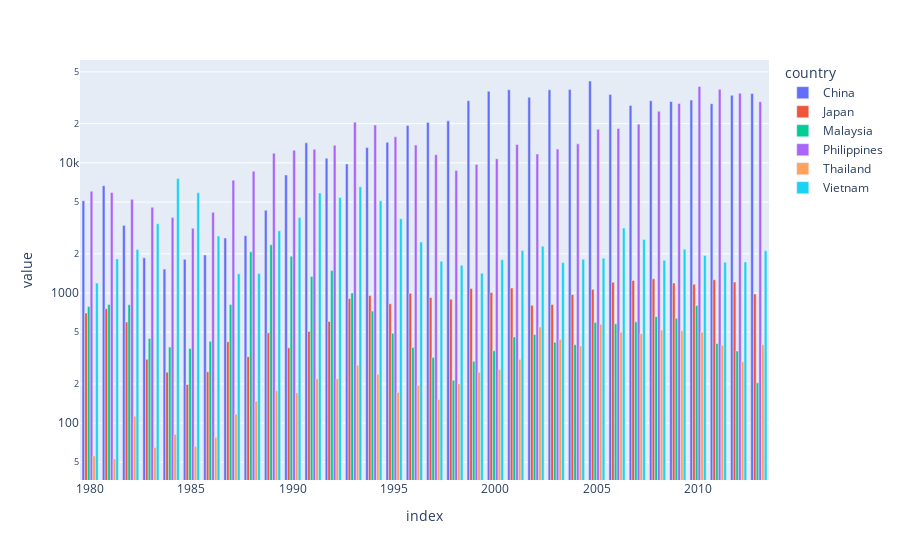

This figure's notebook cell:
### Code cell
countrydf = df.loc[country_list,years].T
px.bar(countrydf, x=countrydf.index, y=countrydf.columns, barmode='group', log_y=True)

### Figure 1 — Plotly figure (JSON) as saved in the notebook; plotly's stock layout.template omitted (floating-point values rounded to 4 significant figures)
{"data": [{"alignmentgroup": "True", "hovertemplate": "country=China<br>index=%{x}<br>value=%{y}<extra></extra>", "legendgroup": "China", "marker": {"color": "#636efa", "pattern": {"shape": ""}}, "name": "China", "offsetgroup": "China", "orientation": "v", "showlegend": true, "textposition": "auto", "type": "bar", "x": [1980, 1981, 1982, 1983, 1984, 1985, 1986, 1987, 1988, 1989, 1990, 1991, 1992, 1993, 1994, 1995, 1996, 1997, 1998, 1999, 2000, 2001, 2002, 2003, 2004, 2005, 2006, 2007, 2008, 2009, 2010, 2011, 2012, 2013], "xaxis": "x", "y": [5123, 6682, 3308, 1863, 1527, 1816, 1960, 2643, 2758, 4323, 8076, 14255, 10846, 9817, 13128, 14398, 19415, 20475, 21049, 30069, 35529, 36434, 31961, 36439, 36619, 42584, 33518, 27642, 30037, 29622, 30391, 28502, 33024, 34129], "yaxis": "y"}, {"alignmentgroup": "True", "hovertemplate": "country=Japan<br>index=%{x}<br>value=%{y}<extra></extra>", "legendgroup": "Japan", "marker": {"color": "#EF553B", "pattern": {"shape": ""}}, "name": "Japan", "offsetgroup": "Japan", "orientation": "v", "showlegend": true, "textposition": "auto", "type": "bar", "x": [1980, 1981, 1982, 1983, 1984, 1985, 1986, 1987, 1988, 1989, 1990, 1991, 1992, 1993, 1994, 1995, 1996, 1997, 1998, 1999, 2000, 2001, 2002, 2003, 2004, 2005, 2006, 2007, 2008, 2009, 2010, 2011, 2012, 2013], "xaxis": "x", "y": [701, 756, 598, 309, 246, 198, 248, 422, 324, 494, 379, 506, 605, 907, 956, 826, 994, 924, 897, 1083, 1010, 1092, 806, 817, 973, 1067, 1212, 1250, 1284, 1194, 1168, 1265, 1214, 982], "yaxis": "y"}, {"alignmentgroup": "True", "hovertemplate": "country=Malaysia<br>index=%{x}<br>value=%{y}<extra></extra>", "legendgroup": "Malaysia", "marker": {"color": "#00cc96", "pattern": {"shape": ""}}, "name": "Malaysia", "offsetgroup": "Malaysia", "orientation": "v", "showlegend": true, "textposition": "auto", "type": "bar", "x": [1980, 1981, 1982, 1983, 1984, 1985, 1986, 1987, 1988, 1989, 1990, 1991, 1992, 1993, 1994, 1995, 1996, 1997, 1998, 1999, 2000, 2001, 2002, 2003, 2004, 2005, 2006, 2007, 2008, 2009, 2010, 2011, 2012, 2013], "xaxis": "x", "y": [786, 816, 813, 448, 384, 374, 425, 817, 2072, 2346, 1917, 1338, 1486, 1000, 727, 490, 382, 319, 214, 299, 360, 460, 480, 419, 401, 593, 580, 600, 658, 640, 802, 409, 358, 204], "yaxis": "y"}, {"alignmentgroup": "True", "hovertemplate": "country=Philippines<br>index=%{x}<br>value=%{y}<extra></extra>", "legendgroup": "Philippines", "marker": {"color": "#ab63fa", "pattern": {"shape": ""}}, "name": "Philippines", "offsetgroup": "Philippines", "orientation": "v", "showlegend": true, "textposition": "auto", "type": "bar", "x": [1980, 1981, 1982, 1983, 1984, 1985, 1986, 1987, 1988, 1989, 1990, 1991, 1992, 1993, 1994, 1995, 1996, 1997, 1998, 1999, 2000, 2001, 2002, 2003, 2004, 2005, 2006, 2007, 2008, 2009, 2010, 2011, 2012, 2013], "xaxis": "x", "y": [6051, 5921, 5249, 4562, 3801, 3150, 4166, 7360, 8639, 11865, 12509, 12718, 13670, 20479, 19532, 15864, 13692, 11549, 8735, 9734, 10763, 13836, 11707, 12758, 14004, 18139, 18400, 19837, 24887, 28573, 38617, 36765, 34315, 29544], "yaxis": "y"}, {"alignmentgroup": "True", "hovertemplate": "country=Thailand<br>index=%{x}<br>value=%{y}<extra></extra>", "legendgroup": "Thailand", "marker": {"color": "#FFA15A", "pattern": {"shape": ""}}, "name": "Thailand", "offsetgroup": "Thailand", "orientation": "v", "showlegend": true, "textposition": "auto", "type": "bar", "x": [1980, 1981, 1982, 1983, 1984, 1985, 1986, 1987, 1988, 1989, 1990, 1991, 1992, 1993, 1994, 1995, 1996, 1997, 1998, 1999, 2000, 2001, 2002, 2003, 2004, 2005, 2006, 2007, 2008, 2009, 2010, 2011, 2012, 2013], "xaxis": "x", "y": [56, 53, 113, 65, 82, 66, 78, 117, 147, 177, 171, 219, 219, 279, 237, 172, 195, 152, 201, 246, 258, 309, 547, 439, 392, 575, 500, 487, 519, 512, 499, 396, 296, 400], "yaxis": "y"}, {"alignmentgroup": "True", "hovertemplate": "country=Vietnam<br>index=%{x}<br>value=%{y}<extra></extra>", "legendgroup": "Vietnam", "marker": {"color": "#19d3f3", "pattern": {"shape": ""}}, "name": "Vietnam", "offsetgroup": "Vietnam", "orientation": "v", "showlegend": true, "textposition": "auto", "type": "bar", "x": [1980, 1981, 1982, 1983, 1984, 1985, 1986, 1987, 1988, 1989, 1990, 1991, 1992, 1993, 1994, 1995, 1996, 1997, 1998, 1999, 2000, 2001, 2002, 2003, 2004, 2005, 2006, 2007, 2008, 2009, 2010, 2011, 2012, 2013], "xaxis": "x", "y": [1191, 1829, 2162, 3404, 7583, 5907, 2741, 1406, 1411, 3004, 3801, 5870, 5416, 6547, 5105, 3723, 2462, 1752, 1631, 1419, 1803, 2117, 2291, 1713, 1816, 1852, 3153, 2574, 1784, 2171, 1942, 1723, 1731, 2112], "yaxis": "y"}], "layout": {"barmode": "group", "legend": {"title": {"text": "country"}, "tracegroupgap": 0}, "margin": {"t": 60}, "xaxis": {"anchor": "y", "domain": [0, 1], "title": {"text": "index"}}, "yaxis": {"anchor": "x", "domain": [0, 1], "title": {"text": "value"}, "type": "log"}}}
